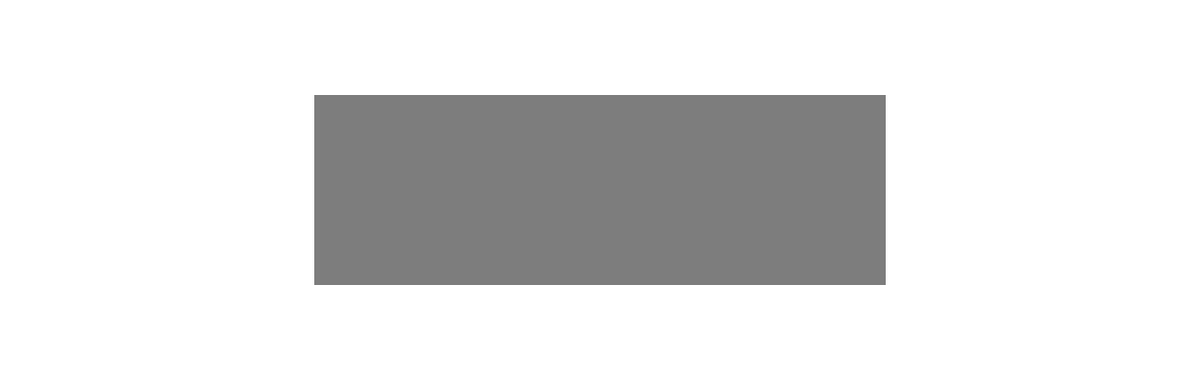
Frame 1 (no input)
Frame 60 (the mouse pressed at the canvas centre just before this capture): identical to frame 1, image omitted
Frame 120 (the mouse held since frame 60 and released just before this capture): identical to frame 1, image omitted

The Processing sketch that drew this single still picture (run headless with seeded random() and noise(); from frame 60 on, the mouse is pressed at the canvas centre):

// Processing sketch: processing_103607
// ── processing_103607.pde

void setup() {
  size(1260, 400);
  
}

void draw() {
  background(255);
  fill(125);
  noStroke();
  rect(width/2-300, height/2-100, 600, 200);
}
